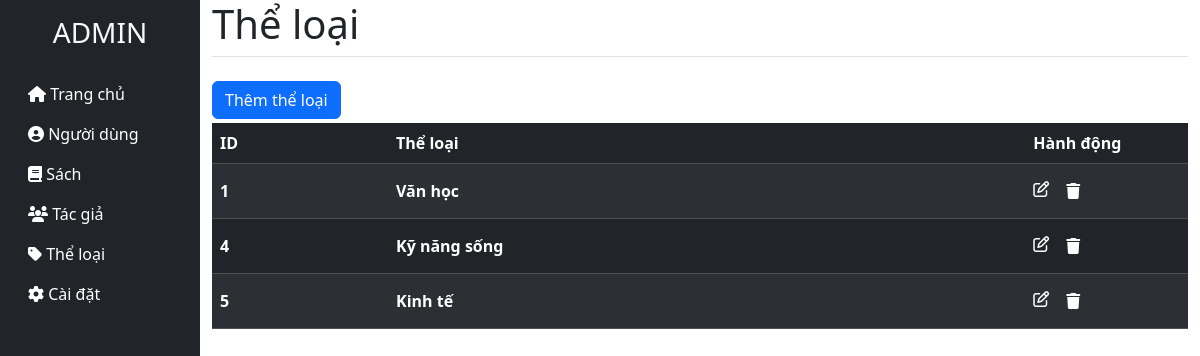
Page /BookShop/admin/genres.php (signed in) on the committed database.
### tables this page shows
CREATE TABLE `genres` (
  `genre_id` int(11) NOT NULL,
  `genre_name` varchar(50) NOT NULL
);

### BookShop/admin/genres.php (the view, shortened to what this page needs)
<?php
    require 'includes/header.php';
?>
<div class="h1 pb-2 mb-4 border-bottom">
</div>
<a href="form_genre.php" class="btn btn-primary mb-1">Thêm thể loại</a>
<table class="table table-dark table-striped">
  <thead>
    <tr>
      <th scope="col">ID</th>
      <th scope="col">Thể loại</th>
      <th scope="col" class="col-2">Hành động</th>
    </tr>
  </thead>
  <tbody>
<?php
  require 'php/dbconnection.php';
  $query = "SELECT * FROM genres";
  $result = $conn->query($query);
  while ($row = $result->fetch_assoc()) {
    ?><tr><?php
      echo '<th class="align-middle">' . $row['genre_id'] . '</th>';
      echo '<th class="align-middle">' . $row['genre_name'] . '</th>';
      ?><th><?php
      echo '<a href="form_genre.php?genre_id=' . $row['genre_id'] . '" class="pe-1"><i class="fa-regular fa-pen-to-square" style="color: #ffffff"></i></a>';
      echo '<button type="button" class="btn" data-bs-toggle="modal" data-bs-target="#deleteModal" data-table="genres" data-id="' . $row['genre_id'] . '"><i class="fa-solid fa-trash" style="color: #ffffff"></i></button>';
      ?></th><?php
    ?></tr><?php
  }
?>
  </tbody>
</table>
<?php
    require 'includes/footer.php';
?>

### rows in the picture
genres: genre_id "1", genre_name "Văn học"
genres: genre_id "4", genre_name "Kỹ năng sống"
genres: genre_id "5", genre_name "Kinh tế"
